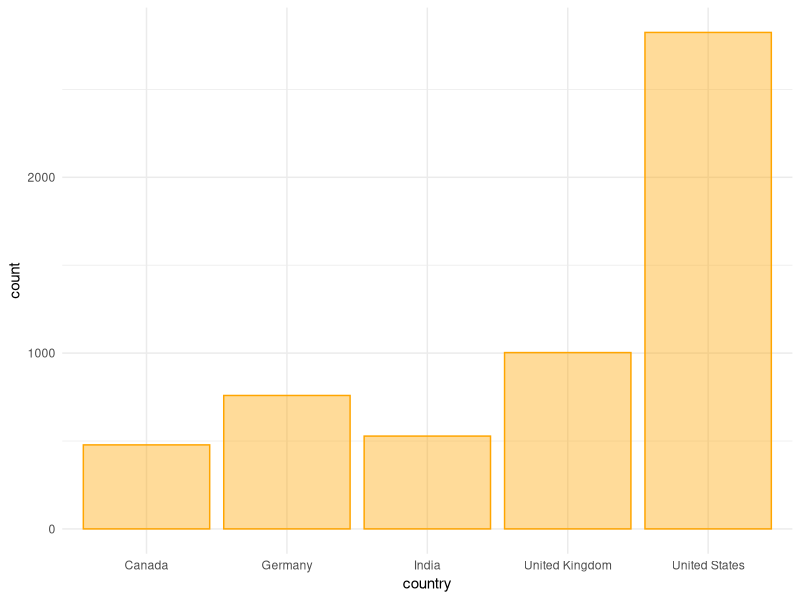
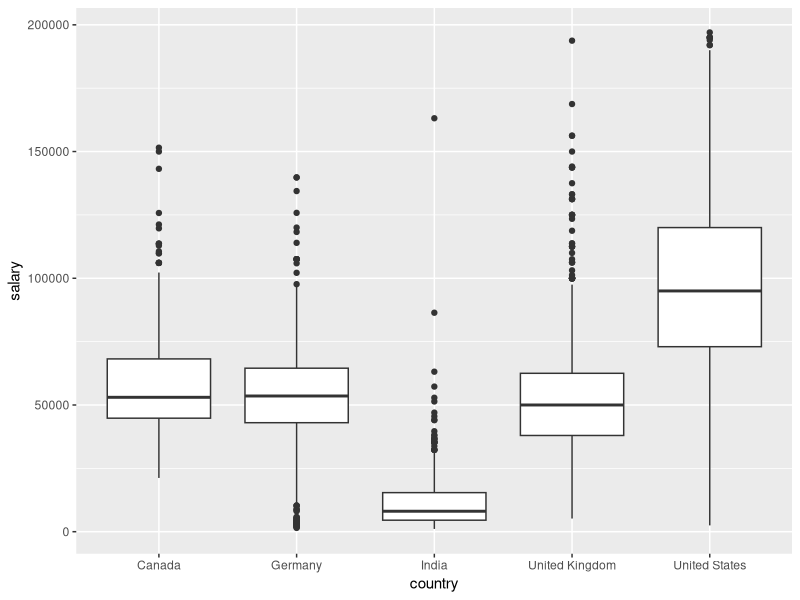
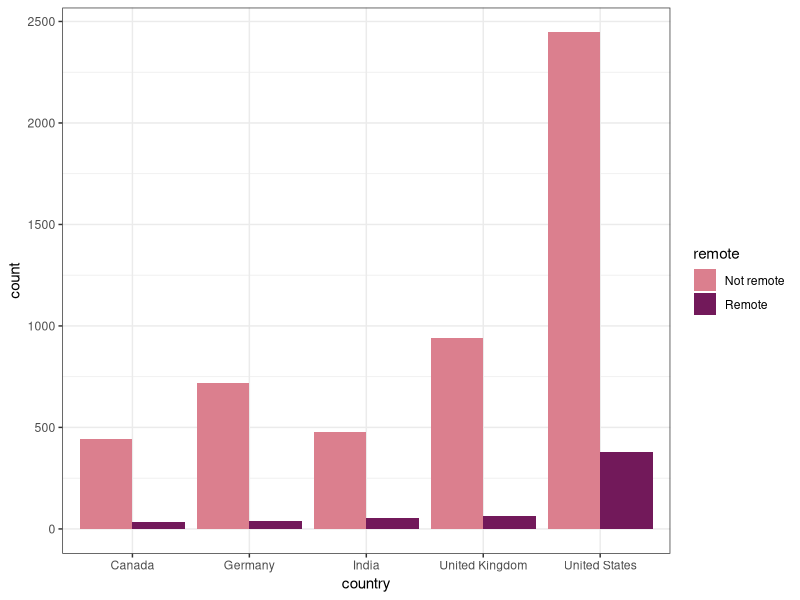
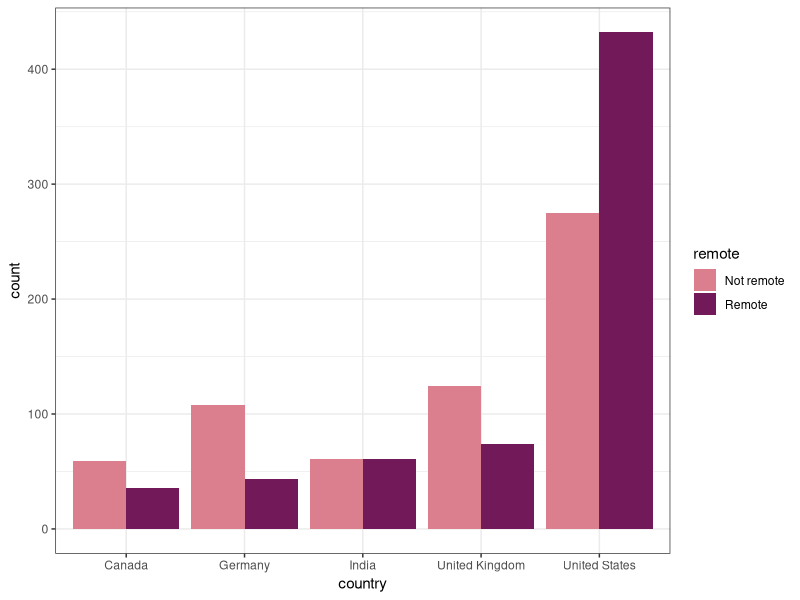
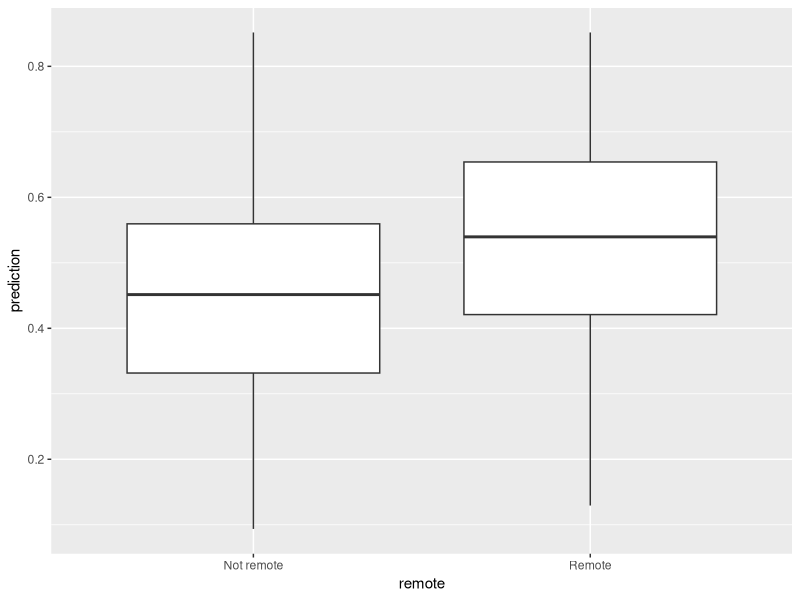

Generate these figures, in order, with R:
library(tidyverse)
library(rsample) #would use for data splitting

so <- read_csv("data/stackoverflow.csv",
               show_col_types = FALSE)

set.seed(1729)
data_split <- initial_split(so, prop = 0.8)
training_data <- training(data_split)
testing_data <- testing(data_split)

ggplot(data = training_data,
       aes(x = country)) + 
  geom_bar(fill = 'orange',
           color = "orange", alpha = 0.4) + 
  theme_minimal()

ggplot(data = training_data,
       aes(x = country, y = salary)) + 
  geom_boxplot()

ggplot(data = training_data,
       aes(x = country, fill = remote)) + 
  geom_bar(position = "dodge") + theme_bw() +
  scale_fill_manual(values = c("#DB7F8E", "#72195A"))


### Creating a 0-1 variable for prediction

training_data <- mutate(training_data, 
                        remote2 = if_else(remote == "Not remote", 
                                          0, 1))

pred_model1 <- glm(remote2~country, data = training_data, 
    family = binomial(link = "logit"))

pred_model1

training_data$model1 <- predict(pred_model1, 
                                newdata = training_data,
                                type = "response")

## rebalancing data 

## split into remote and not remote
remote <- filter(so, remote == "Remote")
not_remote <- filter(so, remote == "Not remote")


# take 90% of remote for training
remote_split <- initial_split(remote, 0.9)
remote_train <- training(remote_split)


# take 10% of not remote for training
notremote_split <- initial_split(not_remote, 0.1)
notremote_train <- training(notremote_split)

# combine training data sets
training_data <- bind_rows(remote_train, notremote_train) |>
  mutate(remote2 = if_else(remote == "Not remote", 
                           0, 1))
  
## exploratory graph
ggplot(data = training_data,
       aes(x = country, fill = remote)) + 
  geom_bar(position = "dodge") + theme_bw() +
  scale_fill_manual(values = c("#DB7F8E", "#72195A"))

## train the model on training data set
model2 <- glm(remote2~country+years_coded_job+open_source, 
              data = training_data)
model2

## create the testing data set by combining the remaining 
## 10% of the remote and 90% of the not remote

remote_testing <- testing(remote_split)
notremote_testing <- testing(notremote_split)

## combine testing data sets
testing_data <- bind_rows(remote_testing, notremote_testing)

## making predictions on the testing set
testing_data$prediction <- predict(model2, 
                                   newdata = testing_data)


## observing results (kinda)

ggplot(data = testing_data,
       aes(x = remote, y = prediction)) + 
  geom_boxplot()

### thisisdaryn@gmail.com
